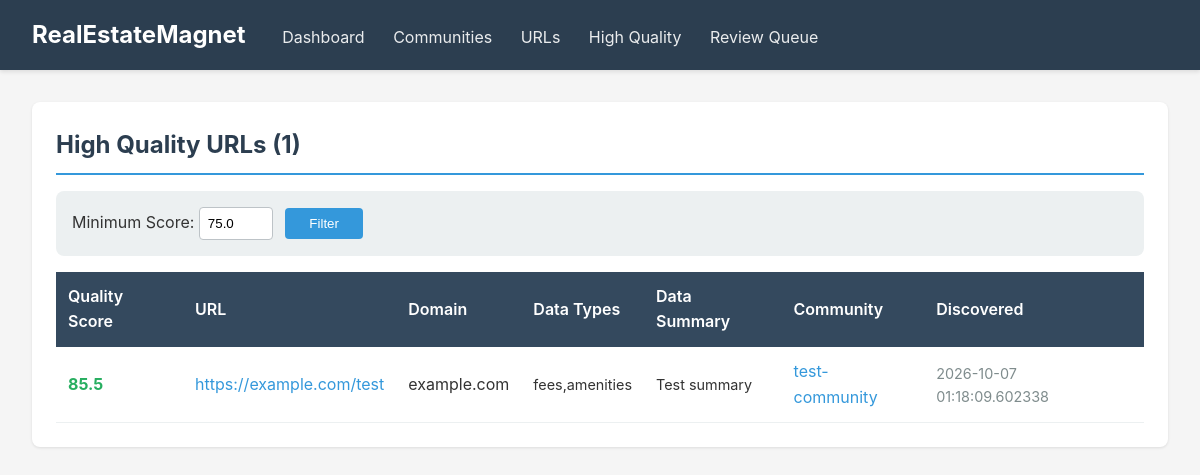
The page /high-quality on the database its author committed.
### modules/community/database.py (models this page shows)
class Base(DeclarativeBase):
    pass

class SourceURLRow(Base):
    __tablename__ = "source_urls"
    id = Column(Integer, primary_key=True, autoincrement=True)
    url = Column(Text, unique=True, nullable=False, index=True)
    domain = Column(String(255), index=True)
    title = Column(String(500))
    status = Column(String(30), nullable=False, index=True, default="pending")
    failure_category = Column(String(30), index=True)
    failure_detail = Column(Text)
    is_retryable = Column(Boolean, default=False)
    reviewed = Column(Boolean, default=False, index=True)
    review_note = Column(Text)
    pdf_path = Column(Text)
    screenshot_path = Column(Text)
    community_slug = Column(String(255), index=True)
    discovered_by = Column(String(50), index=True)
    discovered_at = Column(DateTime, default=lambda: datetime.now(timezone.utc))
    accessed_at = Column(DateTime)
    printed_at = Column(DateTime)
    http_status = Column(Integer)
    error_message = Column(Text)
    content_length = Column(Integer)
    captcha_detected = Column(Boolean, default=False)
    captcha_solved = Column(Boolean, default=False)
    robot_friendly = Column(Boolean, default=False, index=True)
    robots_txt_checked = Column(Boolean, default=False)
    retry_count = Column(Integer, default=0)
    steps_taken = Column(Integer, default=0)
    has_community_data = Column(Boolean, default=False, index=True)
    data_quality_score = Column(Float, default=0.0, index=True)
    data_types_found = Column(String(255))  # comma-separated: fees,amenities,demographics,proximity
    data_summary = Column(Text)  # brief summary of extracted data

### modules/web/viewer.py (the view)
@app.get("/high-quality", response_class=HTMLResponse)
async def high_quality_urls(request: Request, min_score: float = 75.0):
    conn = get_db()
    cursor = conn.cursor()
    try:
        cursor.execute("""
            SELECT
                url, domain, data_quality_score, data_types_found,
                data_summary, community_slug, discovered_at
            FROM source_urls
            WHERE data_quality_score >= ?
            ORDER BY data_quality_score DESC
        """, (min_score,))
        urls = cursor.fetchall()
    except sqlite3.OperationalError:
        urls = []
    conn.close()
    return templates.TemplateResponse(
        request,
        name="high_quality.html",
        context={
            "urls": urls,
            "min_score": min_score,
        }
    )

### modules/web/templates/high_quality.html (shortened to what this page needs)
{% extends "base.html" %}
{% block content %}
<div class="card">
    <h2>High Quality URLs ({{ urls|length }})</h2>
    <form method="get" class="filter-form">
        <label>Minimum Score: </label>
        <input type="number" name="min_score" value="{{ min_score }}" step="5" min="0" max="100">
        <button type="submit">Filter</button>
    </form>
    {% if urls %}
    <table>
        <thead>
            <tr>
                <th>Quality Score</th>
                <th>URL</th>
                <th>Domain</th>
                <th>Data Types</th>
                <th>Data Summary</th>
                <th>Community</th>
                <th>Discovered</th>
            </tr>
        </thead>
        <tbody>
            {% for url in urls %}
            <tr>
                <td>
                    {% if url.data_quality_score >= 75 %}
                    <span class="quality-high">{{ url.data_quality_score }}</span>
                    {% elif url.data_quality_score >= 50 %}
                    <span class="quality-medium">{{ url.data_quality_score }}</span>
                    {% else %}
                    <span class="quality-low">{{ url.data_quality_score }}</span>
                    {% endif %}
                </td>
                <td class="truncate"><a href="{{ url.url }}" target="_blank">{{ url.url }}</a></td>
                <td>{{ url.domain or '-' }}</td>
                <td class="text-small">{{ url.data_types_found or '-' }}</td>
                <td class="text-small truncate">{{ url.data_summary or '-' }}</td>
                <td>
                    {% if url.community_slug %}
                    <a href="/communities/{{ url.community_slug }}">{{ url.community_slug }}</a>
                    {% else %}
                    -
                    {% endif %}
                </td>
                <td class="text-muted text-small">{{ url.discovered_at }}</td>
            </tr>
            {% endfor %}
        </tbody>
    </table>
    {% else %}
    <p style="padding: 2rem; text-align: center; color: #7f8c8d;">No URLs meet the quality threshold.</p>
    {% endif %}
</div>
{% endblock %}

### modules/web/templates/base.html (style rules this page uses)
* { margin: 0; padding: 0; box-sizing: border-box; }
body { font-family: -apple-system, BlinkMacSystemFont, 'Segoe UI', Roboto, Oxygen, Ubuntu, Cantarell, sans-serif; background: #f5f5f5; color: #333; line-height: 1.6; }
.card { background: white; border-radius: 8px; padding: 1.5rem; margin-bottom: 1.5rem; box-shadow: 0 1px 3px rgba(0,0,0,0.1); }
.card h2 { color: #2c3e50; margin-bottom: 1rem; border-bottom: 2px solid #3498db; padding-bottom: 0.5rem; }
table { width: 100%; border-collapse: collapse; margin-top: 1rem; }
th { background: #34495e; color: white; padding: 0.75rem; text-align: left; font-weight: 600; }
td { padding: 0.75rem; border-bottom: 1px solid #ecf0f1; }
a { color: #3498db; text-decoration: none; }
.quality-high { color: #27ae60; font-weight: bold; }
.filter-form { background: #ecf0f1; padding: 1rem; border-radius: 8px; margin-bottom: 1rem; }
.filter-form input, .filter-form select { padding: 0.5rem; margin-right: 0.5rem; border: 1px solid #bdc3c7; border-radius: 4px; }
.filter-form button { background: #3498db; color: white; border: none; padding: 0.5rem 1.5rem; border-radius: 4px; cursor: pointer; }
.text-muted { color: #7f8c8d; }
.text-small { font-size: 0.9rem; }
.truncate { max-width: 300px; white-space: nowrap; overflow: hidden; text-overflow: ellipsis; }

### rows shown on the page
SourceURLRow: data_quality_score "85.5", url "https://example.com/test", domain "example.com", data_types_found "fees,amenities", data_summary "Test summary", community_slug "test-community", discovered_at "2026-10-07 01:18:09.602338"

### other values the page prints
{{ urls|length }} "1"
